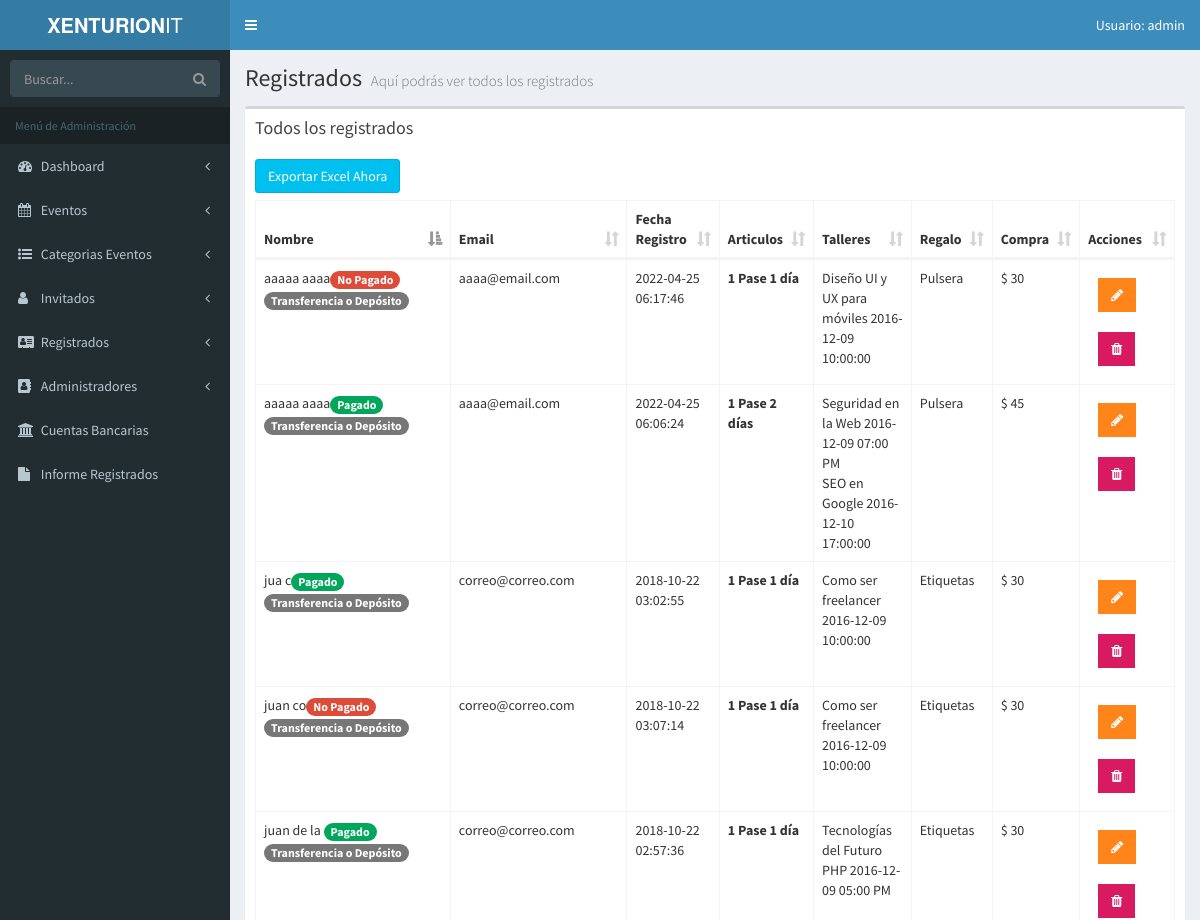
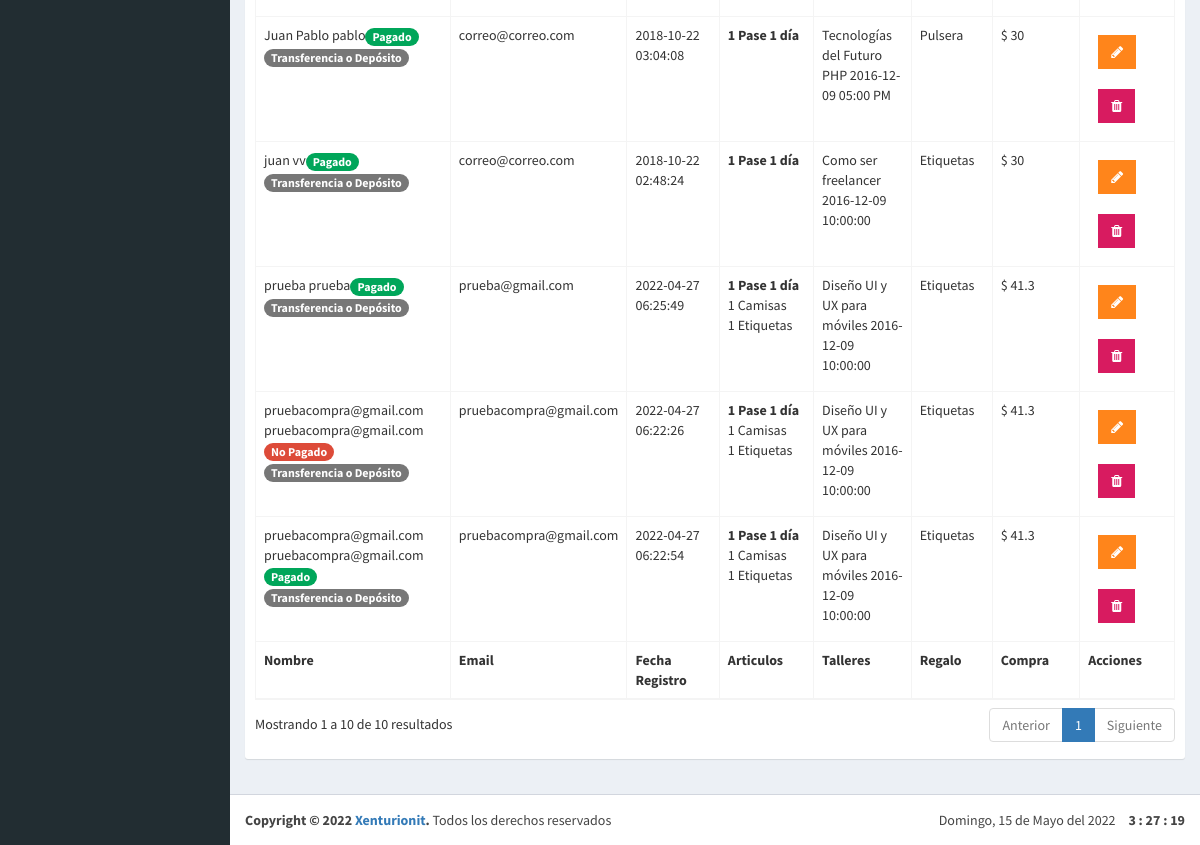
Page /admin/lista-registrados.php (signed in) on the earlier database version (2 pictures, top to bottom).
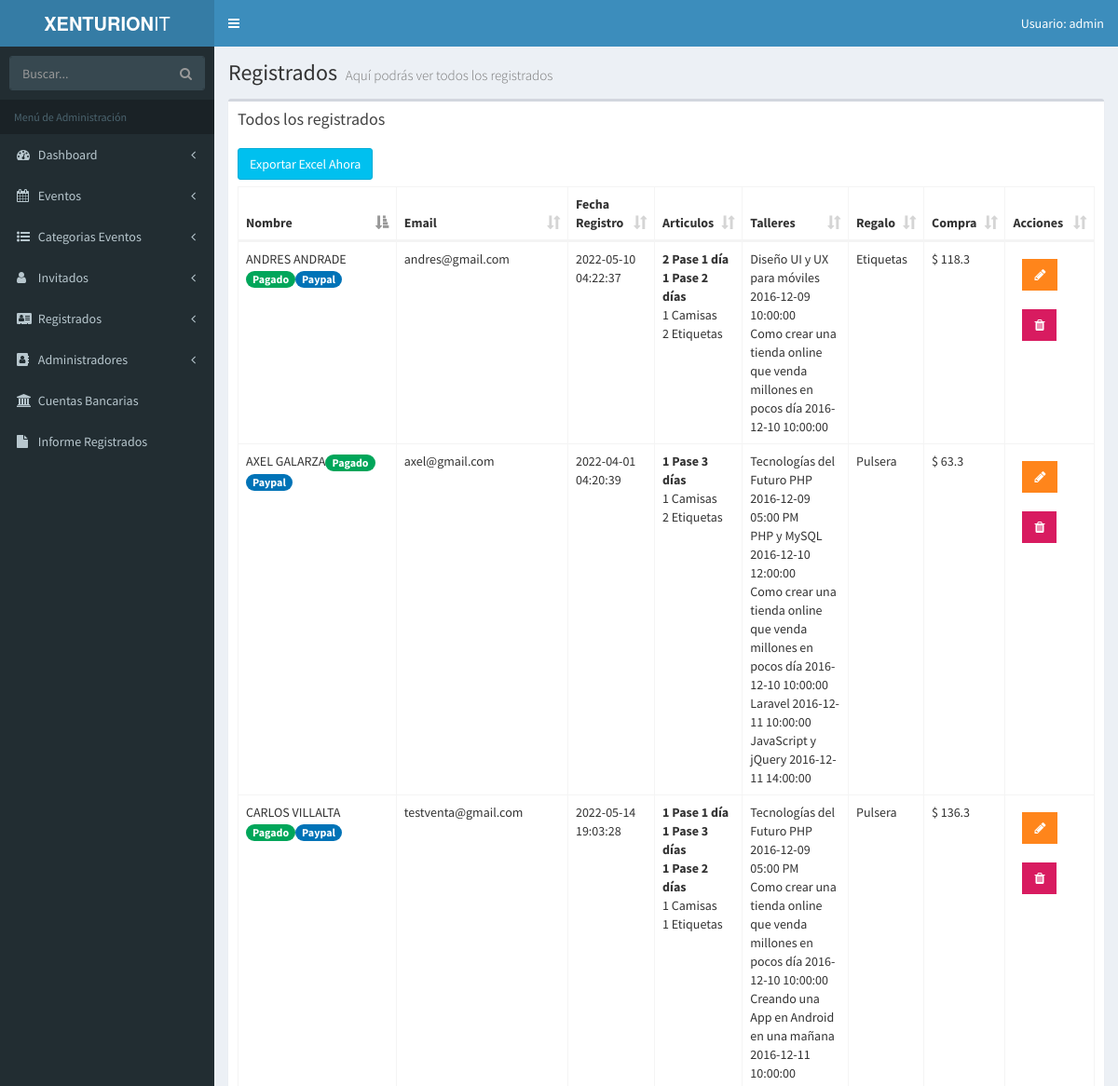
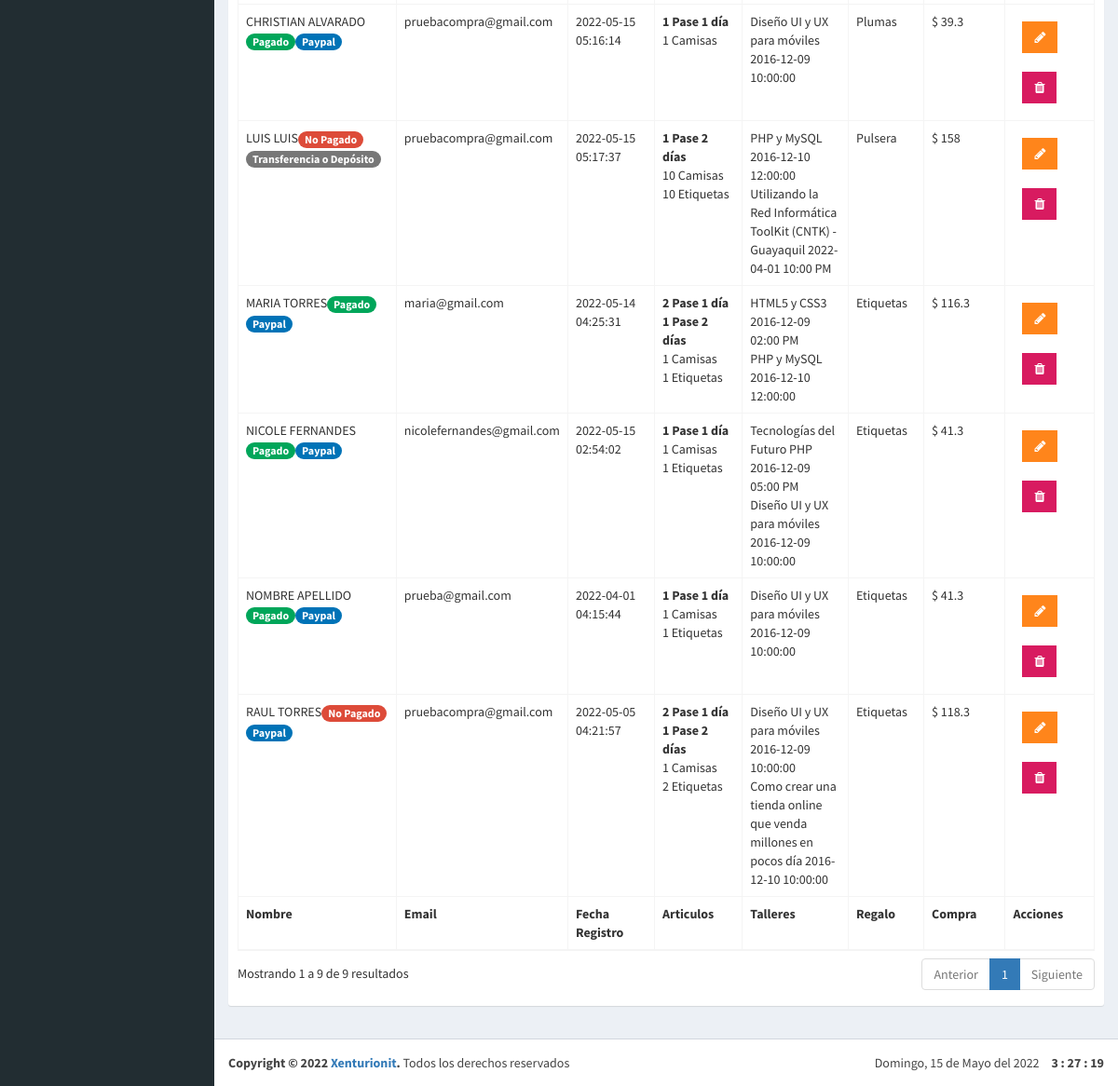
Same page on the later database version (2 pictures, top to bottom).
### tables this page shows
CREATE TABLE `registrados` (
                               `ID_Registrado` bigint(20) unsigned NOT NULL AUTO_INCREMENT,
                               `nombre_registrado` varchar(50) NOT NULL,
                               `apellido_registrado` varchar(50) NOT NULL,
                               `email_registrado` varchar(100) NOT NULL,
                               `fecha_registro` datetime NOT NULL,
                               `pases_articulos` longtext NOT NULL,
                               `talleres_registrados` longtext NOT NULL,
                               `regalo` int(11) NOT NULL,
                               `total_pagado` varchar(50) NOT NULL,
                               `pagado` int(1) NOT NULL,
                               `forma_pago` varchar(25) DEFAULT NULL,
                               PRIMARY KEY (`ID_Registrado`),
                               KEY `regalo` (`regalo`),
                               CONSTRAINT `registrados_ibfk_1` FOREIGN KEY (`regalo`) REFERENCES `regalos` (`ID_regalo`)
);

CREATE TABLE `eventos` (
                           `evento_id` tinyint(10) NOT NULL AUTO_INCREMENT,
                           `nombre_evento` varchar(60) NOT NULL,
                           `fecha_evento` date NOT NULL,
                           `hora_evento` varchar(10) NOT NULL,
                           `cupo` int(11) DEFAULT NULL,
                           `id_cat_evento` tinyint(10) NOT NULL,
                           `id_inv` tinyint(4) NOT NULL,
                           `clave` varchar(10) NOT NULL,
                           `fecha_creado` datetime DEFAULT NULL,
                           `fecha_editado` date DEFAULT NULL,
                           PRIMARY KEY (`evento_id`),
                           KEY `id_cat_evento` (`id_cat_evento`),
                           KEY `id_inv` (`id_inv`),
                           CONSTRAINT `eventos_ibfk_1` FOREIGN KEY (`id_cat_evento`) REFERENCES `categoria_evento` (`id_categoria`),
                           CONSTRAINT `eventos_ibfk_2` FOREIGN KEY (`id_inv`) REFERENCES `invitados` (`invitado_id`)
);

CREATE TABLE `regalos` (
                           `ID_regalo` int(11) NOT NULL AUTO_INCREMENT,
                           `nombre_regalo` varchar(50) NOT NULL,
                           PRIMARY KEY (`ID_regalo`)
);

### admin/lista-registrados.php (the view, shortened to what the changed rows need)
<?php
include_once 'funciones/funciones.php';
include_once 'templates/header.php'; ?>
<body class="hold-transition skin-blue fixed sidebar-mini">
<div class="wrapper">
  <div class="content-wrapper">
    <section class="content-header">
      <h1>
        Registrados
        <small>Aquí podrás ver todos los registrados</small>
      </h1>
    </section>
    <section class="content">
    <div class="row">
      <div class="col-xs-12">
        <div class="box">
          <div class="box-header">
            <h3 class="box-title">Todos los registrados</h3>
          </div>
          <div class="box-body">
              <a class="btn btn-info" download="Mi_Excel" href="export/export_data_registrados.php">Exportar Excel Ahora</a>
              <table id="registros" class="table table-bordered table-hover">
                <thead>
                        <tr>
                            <th>Nombre</th>
                            <th>Email</th>
                            <th>Fecha Registro</th>
                            <th>Articulos</th>
                            <th>Talleres</th>
                            <th>Regalo</th>
                            <th>Compra</th>
                            <th>Acciones</th>
                        </tr>
                </thead>
                <tbody>
                <?php
                  try {
                    $sql = "SELECT registrados.*, regalos.nombre_regalo FROM registrados ";
                    $sql .= "  JOIN regalos ";
                    $sql .= " ON registrados.regalo = regalos.ID_regalo ";
                    $resultado = $conn->query($sql);
                  } catch (Exception $e) {
                    $error = $e->getMessage();
                  }
                 while( $registrado = $resultado->fetch_assoc() ) { ?>
                    <tr>
                            <td>
                                <?php echo $registrado['nombre_registrado'] . " " . $registrado['apellido_registrado'];
                                      $pagado = $registrado['pagado'];
                                      $forma = $registrado['forma_pago'];
                                      if($pagado):
                                           echo '<span class="badge bg-green">Pagado</span>';
                                      else:
                                            echo '<span class="badge bg-red">No Pagado</span>';
                                      endif;
                                      if($forma == 'Paypal'):
                                        echo '<span class="badge bg-blue">Paypal</span>';
                                      else:
                                        echo '<span class="badge bg-dark">Transferencia o Depósito</span>';
                                      endif;
                                ?>
                            </td>
                            <td><?php echo $registrado['email_registrado']; ?></td>
                            <td><?php echo $registrado['fecha_registro']; ?></td>
                            <td>
                                <?php
                                    $articulos = json_decode($registrado['pases_articulos'], true);
                                    $arreglo_articulos = array(
                                        'un_dia' => 'Pase 1 día',
                                        'pase_2dias' => 'Pase 2 días',
                                        'pase_completo' => 'Pase 3 días',
                                        'camisas' => 'Camisas',
                                        'etiquetas' => 'Etiquetas'
                                    );
                                    foreach($articulos as $llave => $articulo) {
                                       if(is_array($articulo) && array_key_exists('cantidad', $articulo)) {
                                           if ($articulo['cantidad'] >= 1) {
                                                echo "<b>".$articulo['cantidad']."</b>".  "<b>"." ".$arreglo_articulos[$llave]."</b>" . "<br>";
                                       }
                                       } else {
                                        echo $articulo . " " .  $arreglo_articulos[$llave] . "<br>";
                                       }
                                    }
                                ?>
                            </td>
                            <td>
                                <?php
                                    $eventos_resultado = $registrado['talleres_registrados'];
                                    $talleres = json_decode( $eventos_resultado, true);
                                    $talleres = implode("', '", $talleres['eventos']);
                                    $sql_talleres = "SELECT nombre_evento, fecha_evento, hora_evento FROM eventos WHERE evento_id IN  ('$talleres') OR clave IN ('$talleres')  " ;
                                    $resultado_talleres =  $conn->query($sql_talleres);
                                    while($eventos = $resultado_talleres->fetch_assoc()){
                                          echo $eventos['nombre_evento'] . " " . $eventos['fecha_evento'] . " " . $eventos['hora_evento'] . "<br>";
                                    }
                                ?>
                            </td>
                            <td><?php echo $registrado['nombre_regalo']; ?></td>
                            <td>$ <?php echo $registrado['total_pagado']; ?></td>
                            <td>
                                <a href="editar-registrado.php?id=<?php echo $registrado['ID_Registrado']; ?>" type="button" class="btn bg-orange btn-flat margin"> <i class="fa fa-pencil" aria-hidden="true"></i></a>
                                <a href="#" data-id="<?php echo $registrado['ID_Registrado']; ?>" data-tipo="registrado" type="button" class="btn bg-maroon btn-flat margin borrar_registro"><i class="fa fa-trash" aria-hidden="true"></i></a>
                            </td>
                    </tr>
                <?php } ?>
                </tbody>
                <tfoot>
                    <tr>
                    <th>Nombre</th>
                    <th>Email</th>
                    <th>Fecha Registro</th>
                    <th>Articulos</th>
                    <th>Talleres</th>
                    <th>Regalo</th>
                    <th>Compra</th>
                    <th>Acciones</th>
                    </tr>
                </tfoot>
            </table>
          </div>
        </div>
      </div>
    </div>
  </section>
  </div>
<?php
  include_once 'templates/footer.php';
  include_once 'templates/footer-scripts.php';
?>

Differences in the rows shown:
removed registrados: nombre_registrado "juan", apellido_registrado "vv", pagado "Pagado", shows "Transferencia o Depósito", email_registrado "correo@correo.com", fecha_registro "2018-10-22 02:48:24", cantidad "1", llave "Pase 1 día", regalo.nombre_regalo "Etiquetas", total_pagado "30", shown under "Todos los registrados"
no longer on this page (row unchanged): eventos: nombre_evento "Como ser freelancer", fecha_evento "2016-12-09", hora_evento "10:00:00"
removed registrados: nombre_registrado "juan", apellido_registrado "de la", pagado "Pagado", shows "Transferencia o Depósito", email_registrado "correo@correo.com", fecha_registro "2018-10-22 02:57:36", cantidad "1", llave "Pase 1 día", regalo.nombre_regalo "Etiquetas", total_pagado "30", eventos (nombre_evento "Tecnologías del Futuro PHP", fecha_evento "2016-12-09", hora_evento "05:00 PM"), shown under "Todos los registrados"
removed registrados: nombre_registrado "jua", apellido_registrado "c", pagado "Pagado", shows "Transferencia o Depósito", email_registrado "correo@correo.com", fecha_registro "2018-10-22 03:02:55", cantidad "1", llave "Pase 1 día", regalo.nombre_regalo "Etiquetas", total_pagado "30", shown under "Todos los registrados"
removed registrados: nombre_registrado "Juan Pablo", apellido_registrado "pablo", pagado "Pagado", shows "Transferencia o Depósito", email_registrado "correo@correo.com", fecha_registro "2018-10-22 03:04:08", cantidad "1", llave "Pase 1 día", regalo.nombre_regalo "Pulsera", total_pagado "30", eventos (nombre_evento "Tecnologías del Futuro PHP", fecha_evento "2016-12-09", hora_evento "05:00 PM"), shown under "Todos los registrados"
removed registrados: nombre_registrado "juan", apellido_registrado "co", pagado "No Pagado", shows "Transferencia o Depósito", email_registrado "correo@correo.com", fecha_registro "2018-10-22 03:07:14", cantidad "1", llave "Pase 1 día", regalo.nombre_regalo "Etiquetas", total_pagado "30", shown under "Todos los registrados"
removed registrados: nombre_registrado "aaaaa", apellido_registrado "aaaa", pagado "Pagado", shows "Transferencia o Depósito", email_registrado "aaaa@email.com", fecha_registro "2022-04-25 06:06:24", cantidad "1", llave "Pase 2 días", regalo.nombre_regalo "Pulsera", total_pagado "45", shown under "Todos los registrados"
no longer on this page (row unchanged): eventos: nombre_evento "Seguridad en la Web", fecha_evento "2016-12-09", hora_evento "07:00 PM", shown under "aaaaa"
no longer on this page (row unchanged): eventos: nombre_evento "SEO en Google", fecha_evento "2016-12-10", hora_evento "17:00:00", shown under "aaaaa"
removed registrados: nombre_registrado "aaaaa", apellido_registrado "aaaa", pagado "No Pagado", shows "Transferencia o Depósito", email_registrado "aaaa@email.com", fecha_registro "2022-04-25 06:17:46", cantidad "1", llave "Pase 1 día", regalo.nombre_regalo "Pulsera", total_pagado "30", eventos (nombre_evento "Diseño UI y UX para móviles", fecha_evento "2016-12-09", hora_evento "10:00:00"), shown under "Todos los registrados"
removed registrados: nombre_registrado "pruebacompra@gmail.com", apellido_registrado "pruebacompra@gmail.com", pagado "No Pagado", shows "Transferencia o Depósito", email_registrado "pruebacompra@gmail.com", fecha_registro "2022-04-27 06:22:26", cantidad "1", llave "Pase 1 día", pases_articulos "1", llave "Camisas", llave "Etiquetas", regalo.nombre_regalo "Etiquetas", total_pagado "41.3", eventos (nombre_evento "Diseño UI y UX para móviles", fecha_evento "2016-12-09", hora_evento "10:00:00"), shown under "Todos los registrados"
removed registrados: nombre_registrado "pruebacompra@gmail.com", apellido_registrado "pruebacompra@gmail.com", pagado "Pagado", shows "Transferencia o Depósito", email_registrado "pruebacompra@gmail.com", fecha_registro "2022-04-27 06:22:54", cantidad "1", llave "Pase 1 día", pases_articulos "1", llave "Camisas", llave "Etiquetas", regalo.nombre_regalo "Etiquetas", total_pagado "41.3", eventos (nombre_evento "Diseño UI y UX para móviles", fecha_evento "2016-12-09", hora_evento "10:00:00"), shown under "Todos los registrados"
removed registrados: nombre_registrado "prueba", apellido_registrado "prueba", pagado "Pagado", shows "Transferencia o Depósito", email_registrado "prueba@gmail.com", fecha_registro "2022-04-27 06:25:49", cantidad "1", llave "Pase 1 día", pases_articulos "1", llave "Camisas", llave "Etiquetas", regalo.nombre_regalo "Etiquetas", total_pagado "41.3", eventos (nombre_evento "Diseño UI y UX para móviles", fecha_evento "2016-12-09", hora_evento "10:00:00"), shown under "Todos los registrados"
added registrados: nombre_registrado "AXEL", apellido_registrado "GALARZA", pagado "Pagado", forma_pago "Paypal", email_registrado "axel@gmail.com", fecha_registro "2022-04-01 04:20:39", cantidad "1", llave "Pase 3 días", pases_articulos "1", llave "Camisas", pases_articulos "2", llave "Etiquetas", regalo.nombre_regalo "Pulsera", total_pagado "63.3", eventos (nombre_evento "Tecnologías del Futuro PHP", fecha_evento "2016-12-09", hora_evento "05:00 PM"), shown under "Todos los registrados"
now on this page (row unchanged): eventos: nombre_evento "PHP y MySQL", fecha_evento "2016-12-10", hora_evento "12:00:00"
now on this page (row unchanged): eventos: nombre_evento "Como crear una tienda online que venda millones en pocos día", fecha_evento "2016-12-10", hora_evento "10:00:00"
now on this page (row unchanged): eventos: nombre_evento "Laravel", fecha_evento "2016-12-11", hora_evento "10:00:00", shown under "AXEL"
now on this page (row unchanged): eventos: nombre_evento "JavaScript y jQuery", fecha_evento "2016-12-11", hora_evento "14:00:00", shown under "AXEL"
added registrados: nombre_registrado "CARLOS", apellido_registrado "VILLALTA", pagado "Pagado", forma_pago "Paypal", email_registrado "testventa@gmail.com", fecha_registro "2022-05-14 19:03:28", cantidad "1", llave "Pase 1 día", llave "Pase 3 días", llave "Pase 2 días", pases_articulos "1", llave "Camisas", llave "Etiquetas", regalo.nombre_regalo "Pulsera", total_pagado "136.3", eventos (nombre_evento "Tecnologías del Futuro PHP", fecha_evento "2016-12-09", hora_evento "05:00 PM"), shown under "Todos los registrados"
now on this page (row unchanged): eventos: nombre_evento "Creando una App en Android en una mañana", fecha_evento "2016-12-11", hora_evento "10:00:00", shown under "CARLOS"
added registrados: nombre_registrado "LUIS", apellido_registrado "LUIS", pagado "No Pagado", shows "Transferencia o Depósito", email_registrado "pruebacompra@gmail.com", fecha_registro "2022-05-15 05:17:37", cantidad "1", llave "Pase 2 días", pases_articulos "10", llave "Camisas", llave "Etiquetas", regalo.nombre_regalo "Pulsera", total_pagado "158", shown under "Todos los registrados"
now on this page (row unchanged): eventos: nombre_evento "Utilizando la Red Informática ToolKit (CNTK) - Guayaquil", fecha_evento "2022-04-01", hora_evento "10:00 PM", shown under "LUIS"
added registrados: nombre_registrado "NOMBRE", apellido_registrado "APELLIDO", pagado "Pagado", forma_pago "Paypal", email_registrado "prueba@gmail.com", fecha_registro "2022-04-01 04:15:44", cantidad "1", llave "Pase 1 día", pases_articulos "1", llave "Camisas", llave "Etiquetas", regalo.nombre_regalo "Etiquetas", total_pagado "41.3", eventos (nombre_evento "Diseño UI y UX para móviles", fecha_evento "2016-12-09", hora_evento "10:00:00"), shown under "Todos los registrados"
added registrados: nombre_registrado "RAUL", apellido_registrado "TORRES", pagado "No Pagado", forma_pago "Paypal", email_registrado "pruebacompra@gmail.com", fecha_registro "2022-05-05 04:21:57", cantidad "2", llave "Pase 1 día", cantidad "1", llave "Pase 2 días", pases_articulos "1", llave "Camisas", pases_articulos "2", llave "Etiquetas", regalo.nombre_regalo "Etiquetas", total_pagado "118.3", eventos (nombre_evento "Diseño UI y UX para móviles", fecha_evento "2016-12-09", hora_evento "10:00:00"), shown under "Todos los registrados"
added registrados: nombre_registrado "ANDRES", apellido_registrado "ANDRADE", pagado "Pagado", forma_pago "Paypal", email_registrado "andres@gmail.com", fecha_registro "2022-05-10 04:22:37", cantidad "2", llave "Pase 1 día", cantidad "1", llave "Pase 2 días", pases_articulos "1", llave "Camisas", pases_articulos "2", llave "Etiquetas", regalo.nombre_regalo "Etiquetas", total_pagado "118.3", eventos (nombre_evento "Diseño UI y UX para móviles", fecha_evento "2016-12-09", hora_evento "10:00:00"), shown under "Todos los registrados"
added registrados: nombre_registrado "MARIA", apellido_registrado "TORRES", pagado "Pagado", forma_pago "Paypal", email_registrado "maria@gmail.com", fecha_registro "2022-05-14 04:25:31", cantidad "2", llave "Pase 1 día", cantidad "1", llave "Pase 2 días", pases_articulos "1", llave "Camisas", llave "Etiquetas", regalo.nombre_regalo "Etiquetas", total_pagado "116.3", shown under "Todos los registrados"
now on this page (row unchanged): eventos: nombre_evento "HTML5 y CSS3", fecha_evento "2016-12-09", hora_evento "02:00 PM", shown under "MARIA"
added registrados: nombre_registrado "NICOLE", apellido_registrado "FERNANDES", pagado "Pagado", forma_pago "Paypal", email_registrado "nicolefernandes@gmail.com", fecha_registro "2022-05-15 02:54:02", cantidad "1", llave "Pase 1 día", pases_articulos "1", llave "Camisas", llave "Etiquetas", regalo.nombre_regalo "Etiquetas", total_pagado "41.3", eventos (nombre_evento "Tecnologías del Futuro PHP", fecha_evento "2016-12-09", hora_evento "05:00 PM"), eventos (nombre_evento "Diseño UI y UX para móviles", fecha_evento "2016-12-09", hora_evento "10:00:00"), shown under "Todos los registrados"
added registrados: nombre_registrado "CHRISTIAN", apellido_registrado "ALVARADO", pagado "Pagado", forma_pago "Paypal", email_registrado "pruebacompra@gmail.com", fecha_registro "2022-05-15 05:16:14", cantidad "1", llave "Pase 1 día", pases_articulos "1", llave "Camisas", regalo.nombre_regalo "Plumas", total_pagado "39.3", eventos (nombre_evento "Diseño UI y UX para móviles", fecha_evento "2016-12-09", hora_evento "10:00:00")
Other differences:
text written by a page script: "Mostrando 1 a 10 de 10 resultados Anterior 1 Siguiente" → "Mostrando 1 a 9 de 9 resultados Anterior 1 Siguiente"
